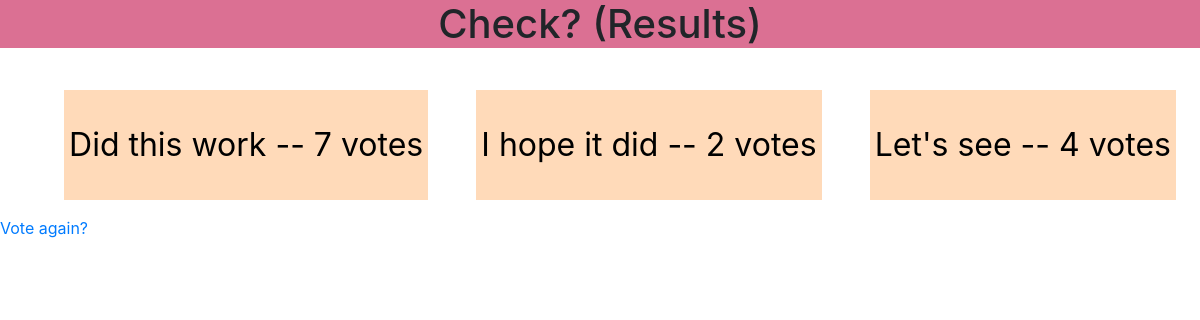
The page /polls/4/results/ on the database as committed earlier.
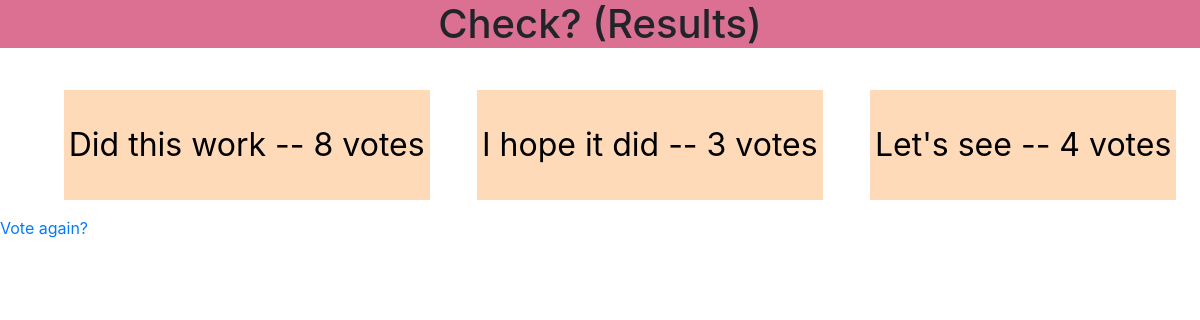
The same page on the database as committed later.
### polls/models.py (models this page shows, shortened)
class Choice(models.Model):
    question = models.ForeignKey(Question, on_delete=models.CASCADE)
    choice_text = models.CharField(max_length=200)
    votes = models.IntegerField(default=0)

### polls/views.py (the view)
# urls.py: path('<int:pk>/results/', views.ResultsView.as_view(), name='results'),
class ResultsView(generic.DetailView):
    model = Question
    template_name = 'polls/results.html'
    def get_queryset(self):
        return Question.objects.filter(pub_date__lte=timezone.now())

### polls/templates/polls/results.html (shortened to what this page needs)
{% load static %}
<!doctype html>
<link rel="stylesheet" type="text/css" href="{% static 'polls/style.css' %}">
<head>
    <link rel="stylesheet" href="https://maxcdn.bootstrapcdn.com/bootstrap/4.0.0/css/bootstrap.min.css">
    <h1>{{ question.question_text }} (Results) </h1>
    <br>
</head>
<body>
<ul>
    <div class="container-sm">
        {% for choice in question.choice_set.all %}
            <div class="item">
                {{ choice.choice_text }} -- {{ choice.votes }} vote{{ choice.votes|pluralize }}
         </div>
        {% endfor %}
</div>
</ul>
<a href="{% url 'polls:detail' question.id %}">Vote again?</a>
</body>
</html>

Rows that differ between the two databases and show on the page:
changed Choice "Did this work": votes "7" → "8"
changed Choice "I hope it did": votes "2" → "3"
